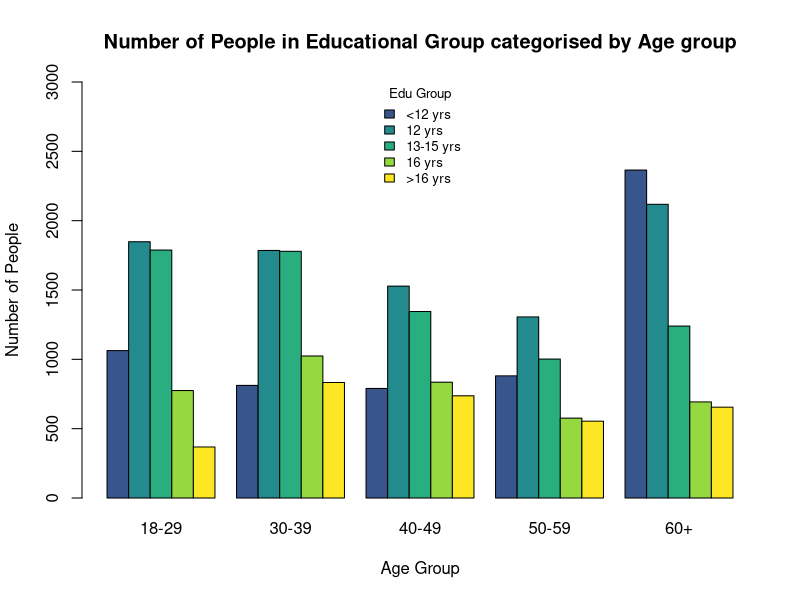
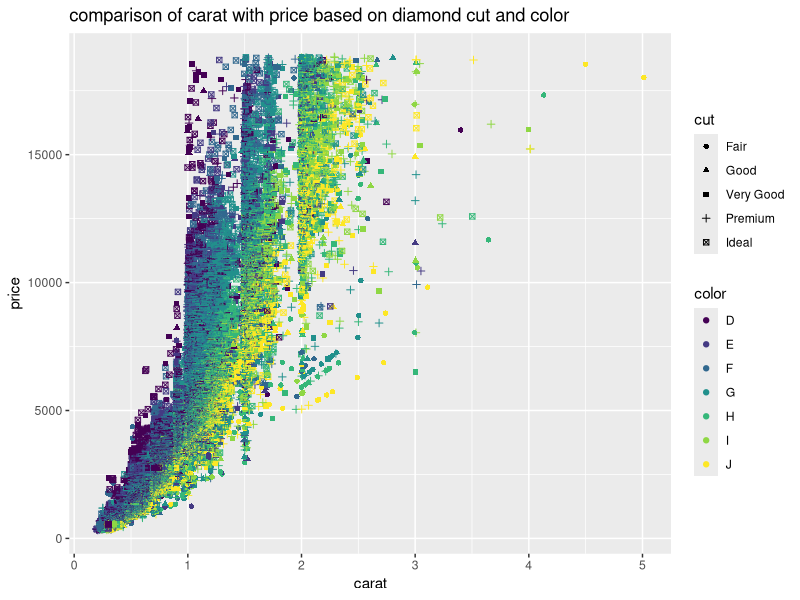
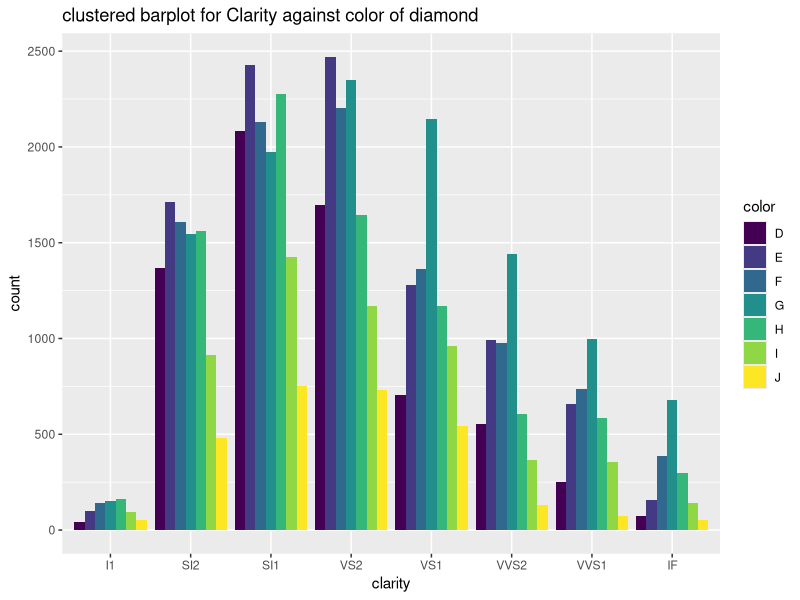
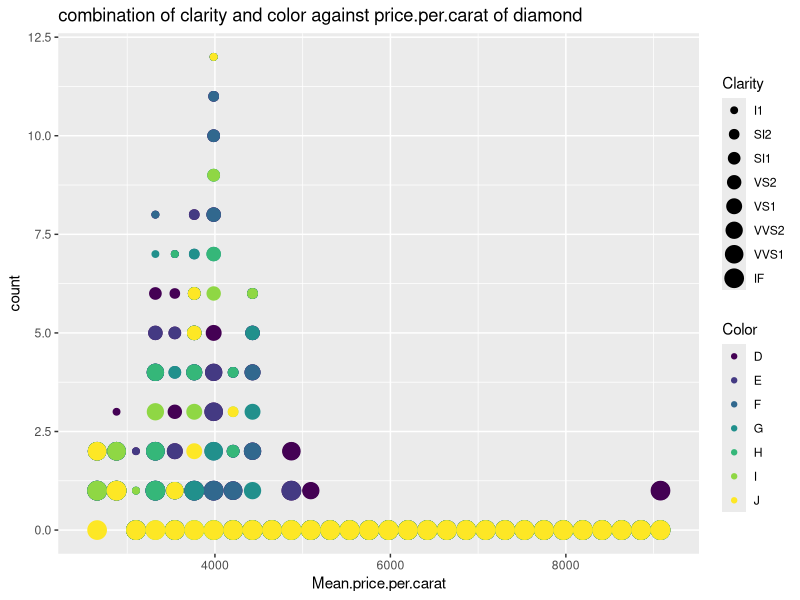

Source code (R) for these figures, in order:
## ---- chunk 1
library(knitr)
opts_chunk$set(echo=TRUE, 
               warning=FALSE, 
               message=FALSE,
               cache = FALSE,
               include = TRUE,
               results = 'show',
               error = TRUE)
## ---- chunk 2
library(carData)
data(GSSvocab)
## ---- chunk 3
head(GSSvocab)
## ---- chunk 4

?GSSvocab
str(GSSvocab)
## ---- chunk 5
GSSvocab[2000,]
GSSvocab$age[2000]
## ---- chunk 6
GSSvocab$vocab.pct<- (GSSvocab$vocab/10)*100

head(GSSvocab)
 
## ---- chunk 7
?GSSvocab
GSSvocab$ageGroup=factor(GSSvocab$ageGroup,ordered = T)
GSSvocab$educGroup=factor(GSSvocab$educGroup,ordered = T)
str(GSSvocab$ageGroup)
str(GSSvocab$educGroup)
## ---- chunk 8
Edu_age=table(GSSvocab$educGroup,GSSvocab$ageGroup)
Edu_age
## ---- chunk 9
DF_Edu_age=data.frame(Edu_age)
colnames(DF_Edu_age)[1:3]=c("Edu Group","Age Group","Number.of.people")
DF_Edu_age[which.min(DF_Edu_age[,"Number.of.people"]),]

## ---- chunk 10
color.names=c("#39568CFF","#238A8DFF","#29AF7FFF","#95D840FF","#FDE725FF")
barplot(Edu_age,beside = T,ylim=c(0,3000),xlab="Age Group",ylab="Number of People",col=color.names
        ,main ="Number of People in Educational Group categorised by Age group")
legend("top",legend=rownames(Edu_age),cex =0.8,title="Edu Group",bty="n",fill = color.names)
## ---- chunk 11
install.packages("ggplot2")

## ---- chunk 12
library(ggplot2)
data("diamonds")
str(diamonds)
head(diamonds)

## ---- chunk 13
anyNA(diamonds)
## ---- chunk 14
which(diamonds$depth=="70")

#To get color of diamond with depth value "70"
diamonds[which(diamonds$depth=="70"),"color"]
#alternatively
diamonds$color[which(diamonds$depth=="70")]
## ---- chunk 15
summary(diamonds)
str(diamonds$cut)
## ---- chunk 16
table(diamonds$color, diamonds$cut)
## ---- chunk 17
combination_df=data.frame(table(diamonds$color, diamonds$cut))
colnames(combination_df)[1:3]=c("color","cut","count.of.Diamond")
combination_df[which.min(combination_df[,"count.of.Diamond"]),]

## ---- chunk 18
prop_table=prop.table(table(diamonds$color, diamonds$cut))
margin.table(prop.table(table(diamonds$color, diamonds$cut)))
print(prop_table)
## ---- chunk 19
diamonds[which.max(diamonds$price),8:10]

## ---- chunk 20
# Subset of Diamond data set with clarity="IF"

Clarity_IF=diamonds[(which(diamonds$clarity=="IF")),]
#head(Clarity_IF)

#Sorting prices list in decreasing order

Expensive_7=sort(Clarity_IF$price,decreasing = T)

# Displaying 7 most expensive prices 
Expensive_7[1:7]
## ---- chunk 21
nrow(diamonds[which((diamonds$cut=="Ideal")&((diamonds$color=="D")&(diamonds$clarity=="IF"))),])


## ---- chunk 22
diamonds$price.per.carat= diamonds$price/diamonds$carat
head(diamonds)
## ---- chunk 23
sub.diamonds=subset(diamonds,diamonds$cut=="Ideal")
#sub.diamonds=diamonds[which(diamonds$cut=="Ideal"),]
nrow(sub.diamonds)
## ---- chunk 24
df1= aggregate(sub.diamonds$price.per.carat,list(sub.diamonds$clarity,sub.diamonds$color),mean)
colnames(df1)[1:3]= c( "Clarity", "Color", "Mean.price.per.carat")
head(df1)
## ---- chunk 25

df1[order(-df1$Mean.price.per.carat,df1$Clarity,df1$Color),]

## ---- chunk 26
require(ggplot2)

#scatterplot for carat against price based on diamond's cut and color

ggplot(diamonds[,],aes(x=carat,y=price))+geom_jitter(aes(color=color,shape=cut))+
labs(title="comparison of carat with price based on diamond cut and color")

## ---- chunk 27
#clustered barplot for Clarity against color of diamond 
ggplot(diamonds,aes(x=clarity,fill=color))+geom_bar(position="dodge")+labs(title="clustered barplot for Clarity against color of diamond")



## ---- chunk 28
# Used a data frame df1 from previous question. 
ggplot(df1[],aes(x=Mean.price.per.carat,color=Color))+stat_bin(geom = "point",bins = 30, aes(size= Clarity))+labs(title="combination of clarity and color against price.per.carat of diamond")
